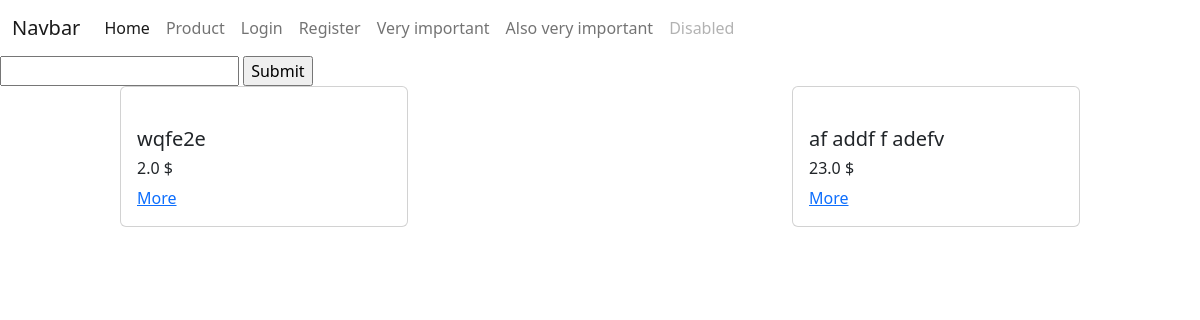
/products/, run on an earlier commit of the app's database.
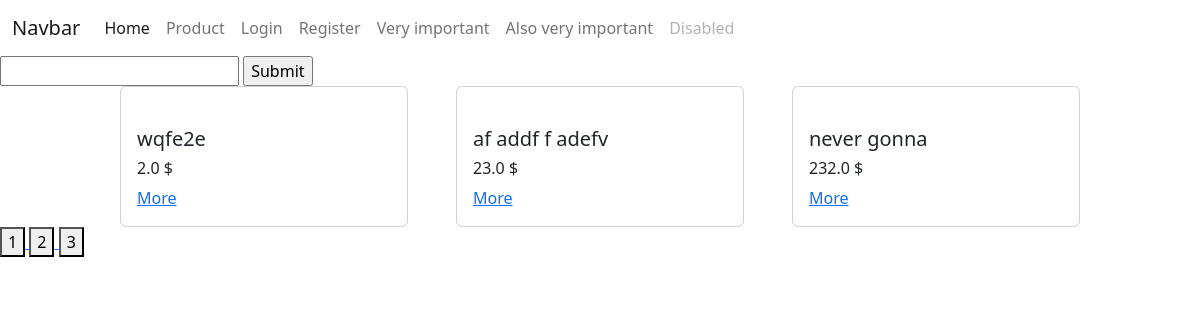
And on a later commit of the database.
### product/models.py (models this page shows)
class Product(models.Model):
    author = models.ForeignKey(User, on_delete=models.CASCADE, null=True)
    image = models.ImageField(blank=True, null=True)
    name = models.CharField(max_length=150)
    description = models.CharField(max_length=250)
    price = models.FloatField()
    rate = models.FloatField(default=0.0)

### product/views.py (the view)
# urls.py: path('products/', products_view),
def products_view(request):
    if request.method == 'GET':
        products = Product.objects.all()
        search = request.GET.get('search')
        page = request.GET.get('page', 1)
        if search is not None:
            products = Product.objects.filter(name__icontains=search) or \
                       Product.objects.filter(description__icontains=search)
        max_page = products.__len__()/ PAGINATION_LIMIT
        if round(max_page) < max_page:
            max_page = round(max_page) + 1
        if max_page < 1:
            max_page = 0
        products = products[PAGINATION_LIMIT * (page -1): PAGINATION_LIMIT * page]
        context = {
            'products': products,
            'user': request.user,
            'max_page': range(1, max_page+1)
        }
        return render(request, 'products/products.html', context=context)

### templates/products/products.html (shortened to what this page needs)
{% extends 'layouts/index.html' %}
{% load static %}
{% block head %}
    <link rel="stylesheet" href="{% static 'products.css' %}">
{% endblock %}
{% block content %}
    <form action="/products" method="get">
        <input type="text" name="search">
        <input type="submit" name="search">
    </form>
    <div class="products">
        {% for product in products %}
            <div class="card" style="width: 18rem;">
                <div class="card-body">
                    <h5 class="card-name">{{ product.name }}</h5>
                    <h6 class="card-price">{{ product.price }} $</h6>
                    <a href="/products/{{ product.id }}" class="card-link">More</a>
                </div>
            </div>
        {% endfor %}
    </div>
    <div class="pages">
        {% for page in max_page %}
            <a href="/products/?page={{ page }}">
                <button>{{ page }}</button>
            </a>
        {% endfor %}
    </div>
{% endblock %}

What changed in the data, as far as the page shows it:
added Product: name "never gonna", price "232.0"
Also different on the page:
new list line: "1"
new list line: "2"
new list line: "3"
